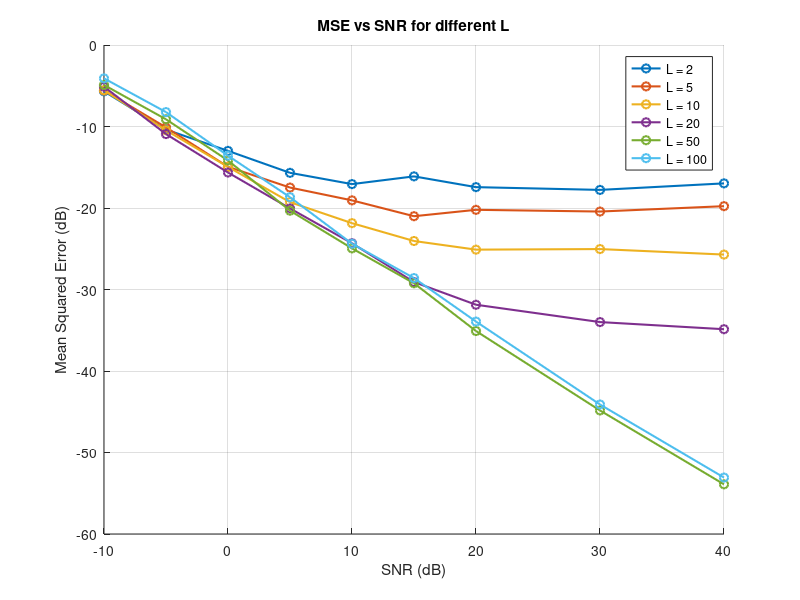
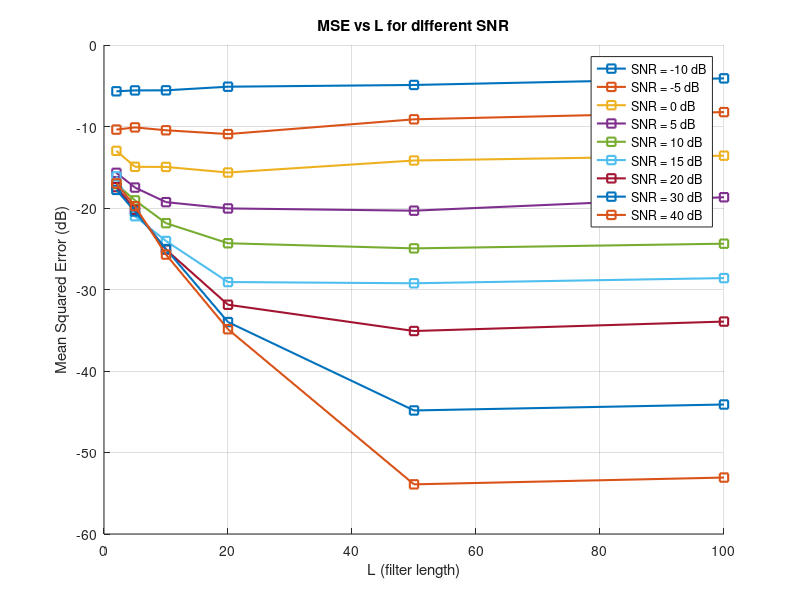

Write MATLAB code to recreate these figures, in order.
%% H1 Alvaro Burga
clc;
clear;
close all;

%% SISO a - function
function [h, y, h_real] = h_identification(L , SNR)

    b = 1;            % MA part
    a = [1 -0.9];     % AR part
    delta = [1; zeros(L-1,1)];  % unit impulse
    h_real = filter(b, a, delta);
    
    N = 200;
    M = L + N - 1;
    variance_w = 1 / SNR;

    w = sqrt(variance_w) * randn(M, 1);
    x = randn(N, 1);
    y = zeros(M, 1);
    X = convmtx(x, L);
    
    % We use the finite AR equation to calculate y.
    y(1) = x(1) + w(1);
    for n = 2:N
        y(n) = x(n) + 0.9*y(n-1) + w(n);
    end
    for n = N+1:M
        y(n) = 0.9*y(n-1) + w(n);
    end
    
    h = inv(X' * X)* X' * y;
    
end

%% SISO a results

% Parameter definition
SNR_dB_values = [-10, -5, 0, 5, 10, 15, 20, 30, 40];  % SNR in dB
SNR_values = 10.^(SNR_dB_values / 10);  % SNR in Linear
L_values = [2,5,10,20,50,100];
MC = 100;  % number of Monte Carlo runs

% MSE matrix
MSE = zeros(length(L_values), length(SNR_values));

for i = 1:length(L_values) %For each L
    for j = 1:length(SNR_values) %For each SNR 
        mse_temp = zeros(1, MC);  % store MSE for each run
        for k = 1:MC
            [h, y, h_real] = h_identification(L_values(i), SNR_values(j));
            mse_temp(k) = mean((h_real - h).^2);
        end
        MSE(i,j) = mean(mse_temp);  % average over Monte Carlo runs
    end
end
MSE_dB = 10 * log10(MSE);

%% --- Plot 1: MSE (dB) vs SNR (dB) for different L ---
figure;
hold on;
for i = 1:length(L_values)
    plot(SNR_dB_values, MSE_dB(i,:), '-o', 'LineWidth', 1.5, ...
        'DisplayName', ['L = ' num2str(L_values(i))]);
end
xlabel('SNR (dB)');
ylabel('Mean Squared Error (dB)');
title('MSE vs SNR for different L');
legend('Location', 'northeast');
grid on;
hold off;

% --- Plot 2: MSE (dB) vs L for different SNR (dB) ---
figure;
hold on;
for j = 1:length(SNR_values)
    plot(L_values, MSE_dB(:,j), '-s', 'LineWidth', 1.5, ...
        'DisplayName', ['SNR = ' num2str(SNR_dB_values(j)) ' dB']);
end
xlabel('L (filter length)');
ylabel('Mean Squared Error (dB)');
title('MSE vs L for different SNR');
legend('Location', 'northeast');
grid on;
hold off;
